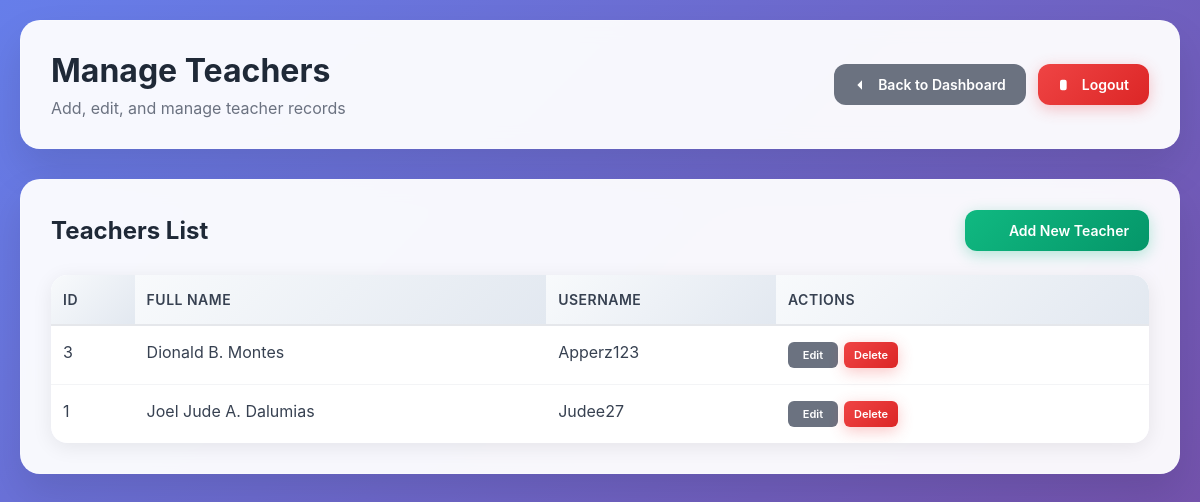
The app's page /admin/teachers.php (signed in) with its own data.
### tables this page shows
CREATE TABLE IF NOT EXISTS `teachers` (
  `id` int(11) NOT NULL AUTO_INCREMENT,
  `full_name` varchar(150) NOT NULL,
  `username` varchar(100) NOT NULL,
  `password` varchar(255) NOT NULL,
  PRIMARY KEY (`id`),
  UNIQUE KEY `username` (`username`)
);

### admin/teachers.php (the view, shortened to what this page needs)
<?php
require_once '../config.php';
$action = isset($_GET['action']) ? $_GET['action'] : 'list';
?>
<!doctype html>
<html>
<head>
</head>
<body>
<div class="container">
  <div class="header">
    <div class="header-content">
      <div>
        <h1 class="page-title">Manage Teachers</h1>
        <p class="page-subtitle">Add, edit, and manage teacher records</p>
      </div>
      <div class="header-actions">
        <a class="button secondary" href="dashboard.php">
          <svg width="16" height="16" viewBox="0 0 24 24" fill="currentColor">
            <path d="M19 12H5m7-7l-7 7 7 7"/>
          </svg>
          Back to Dashboard
        </a>
        <a class="button danger" href="../logout.php">
          <svg width="16" height="16" viewBox="0 0 24 24" fill="currentColor">
            <path d="M17 16l4-4m0 0l-4-4m4 4H7m6 4v1a3 3 0 01-3 3H6a3 3 0 01-3-3V7a3 3 0 013-3h4a3 3 0 013 3v1"/>
          </svg>
          Logout
        </a>
      </div>
    </div>
  </div>
  <?php if ($action === 'list'): ?>
    <div class="content-card">
      <div style="display: flex; justify-content: space-between; align-items: center; margin-bottom: 24px;">
        <h2 style="margin: 0; color: #1f2937; font-size: 24px;">Teachers List</h2>
        <a class="button primary" href="teachers.php?action=addform">
          <svg width="16" height="16" viewBox="0 0 24 24" fill="currentColor">
            <path d="M12 4v16m8-8H4"/>
          </svg>
          Add New Teacher
        </a>
      </div>
      <div class="table-container">
        <table class="table">
          <thead>
            <tr>
              <th>ID</th>
              <th>Full Name</th>
              <th>Username</th>
              <th>Actions</th>
            </tr>
          </thead>
          <tbody>
            <?php
            try {
              $res = $mysqli->query("SELECT * FROM teachers ORDER BY id DESC");
              if ($res) {
                while ($row = $res->fetch_assoc()):
            ?>
            <tr>
              <td><?= htmlspecialchars($row['id']) ?></td>
              <td><?= htmlspecialchars($row['full_name']) ?></td>
              <td><?= htmlspecialchars($row['username']) ?></td>
              <td>
                <div class="action-buttons">
                  <a class="button secondary" href="teachers.php?action=editform&id=<?= $row['id'] ?>">Edit</a>
                  <a class="button danger" href="teachers.php?action=delete&id=<?= $row['id'] ?>" onclick="return confirm('Are you sure you want to delete this teacher?')">Delete</a>
                </div>
              </td>
            </tr>
            <?php
                endwhile;
              } else {
                echo '<tr><td colspan="4" style="text-align: center; color: #6b7280; padding: 40px;">No teachers found or database error occurred.</td></tr>';
              }
            } catch (Exception $e) {
              echo '<tr><td colspan="4" style="text-align: center; color: #ef4444; padding: 40px;">Error loading teachers: ' . htmlspecialchars($e->getMessage()) . '</td></tr>';
            }
            ?>
          </tbody>
        </table>
      </div>
    </div>
  <?php endif; ?>
</div>
</body>
</html>

### admin/teachers.php (style rules this page uses)
* { margin: 0; padding: 0; box-sizing: border-box; }
body { font-family: -apple-system, BlinkMacSystemFont, 'Segoe UI', Roboto, sans-serif; background: linear-gradient(135deg, #667eea 0%, #764ba2 100%); min-height: 100vh; color: #1f2937; }
.container { max-width: 1200px; margin: 0 auto; padding: 20px; }
.header { background: rgba(255, 255, 255, 0.95); backdrop-filter: blur(10px); border-radius: 20px; padding: 30px; margin-bottom: 30px; box-shadow: 0 20px 40px rgba(0, 0, 0, 0.1); border: 1px solid rgba(255, 255, 255, 0.2); }
.header-content { display: flex; justify-content: space-between; align-items: center; flex-wrap: wrap; gap: 20px; }
.page-title { font-size: 32px; font-weight: 700; color: #1f2937; margin-bottom: 8px; }
.page-subtitle { color: #6b7280; font-size: 16px; }
.header-actions { display: flex; gap: 12px; align-items: center; }
.button { display: inline-flex; align-items: center; justify-content: center; padding: 12px 20px; border-radius: 12px; font-weight: 600; text-decoration: none; border: none; cursor: pointer; transition: all 0.3s ease; font-size: 14px; gap: 8px; }
.button.primary { background: linear-gradient(135deg, #10b981, #059669); color: white; box-shadow: 0 4px 15px rgba(16, 185, 129, 0.3); }
.button.secondary { background: #6b7280; color: white; }
.button.danger { background: linear-gradient(135deg, #ef4444, #dc2626); color: white; box-shadow: 0 4px 15px rgba(239, 68, 68, 0.3); }
.content-card { background: rgba(255, 255, 255, 0.95); backdrop-filter: blur(10px); border-radius: 20px; padding: 30px; box-shadow: 0 20px 40px rgba(0, 0, 0, 0.1); border: 1px solid rgba(255, 255, 255, 0.2); margin-bottom: 30px; }
.table-container { overflow-x: auto; border-radius: 16px; box-shadow: 0 4px 20px rgba(0, 0, 0, 0.08); }
.table { width: 100%; border-collapse: collapse; background: white; border-radius: 16px; overflow: hidden; }
.table th { background: linear-gradient(135deg, #f8fafc, #e2e8f0); color: #374151; font-weight: 600; padding: 16px 12px; text-align: left; border-bottom: 2px solid #e5e7eb; font-size: 14px; text-transform: uppercase; letter-spacing: 0.5px; }
.table td { padding: 16px 12px; border-bottom: 1px solid #f3f4f6; color: #374151; vertical-align: top; }
.table tr:last-child td { border-bottom: none; }
.action-buttons { display: flex; gap: 6px; flex-wrap: nowrap; align-items: center; justify-content: flex-start; min-width: 150px; }
.action-buttons .button { padding: 6px 10px; font-size: 11px; border-radius: 6px; white-space: nowrap; flex-shrink: 0; min-width: 50px; text-align: center; }

### records on screen
teachers: id "3", full_name "Dionald B. Montes", username "Apperz123"
teachers: id "1", full_name "Joel Jude A. Dalumias", username "Judee27"
